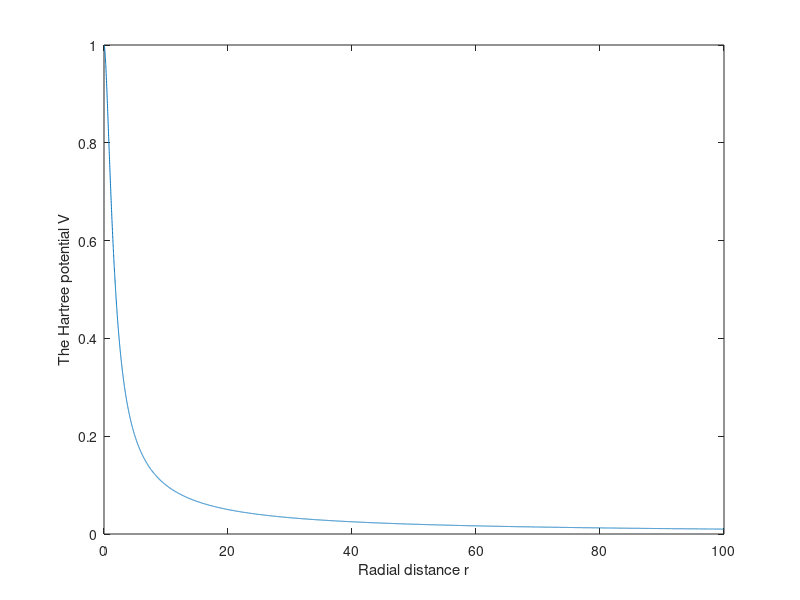

Write the MATLAB code that produced this figure.
%% Home assignment 1
% Task 1

clc
clear all

% Declaration of alpha
alpha = {0.297104, 1.236745, 5.749982, 38.216677};

r = linspace(1,100);

chi = @(r) exp(-alpha(1).*r.^2);


%% Task 2
clc
clear all


% Plot the Hartree potential
r = linspace(0,100,10000);
V = @(r) 1./r - (1 + 1./r) .* exp(-2.*r);
plot(r, V(r));
xlabel('Radial distance r');
ylabel('The Hartree potential V');

%%
tau = 10^(-12);
o = 10^9;

ratio = (1+tau^2*o^2)- tau*o^2*(1+tau^2*o^2)/(1-tau*o^2*(1+tau^2*o^2))^(1/4)